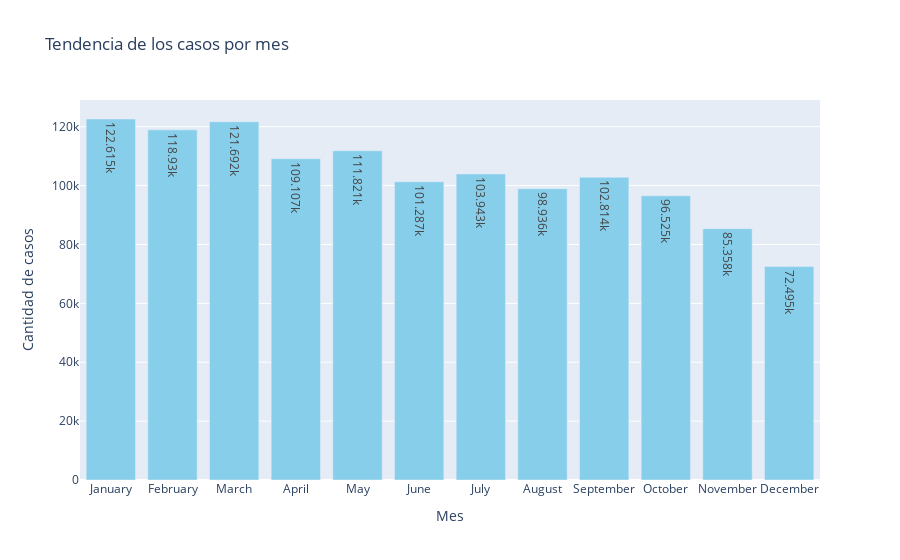
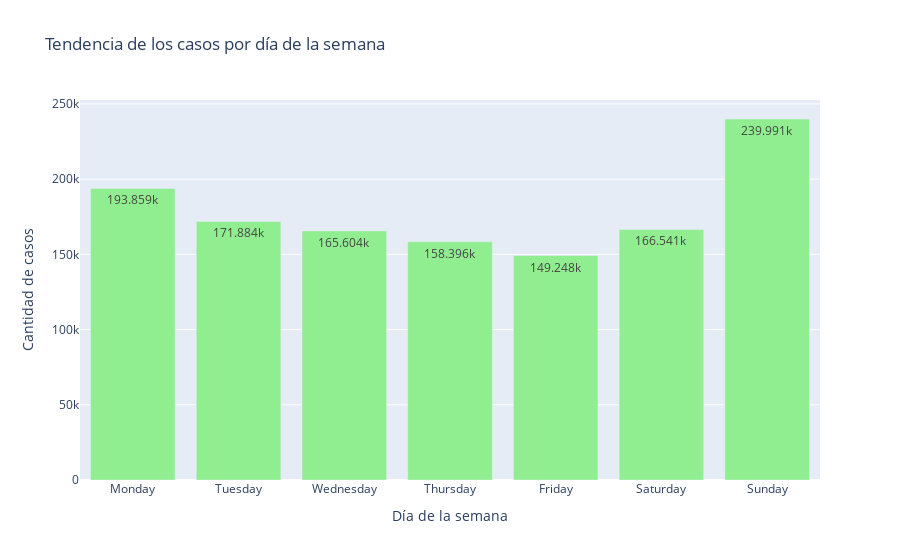

The notebook cell saved with these charts, in order:
### Code cell
# Agrupar por mes
df_mes = df.groupby('MES')['CANTIDAD'].sum().reindex([
    'January', 'February', 'March', 'April', 'May', 'June', 
    'July', 'August', 'September', 'October', 'November', 'December'
]).reset_index()

# Agrupar por día de la semana
df_dia = df.groupby('DIA')['CANTIDAD'].sum().reindex([
    'Monday', 'Tuesday', 'Wednesday', 'Thursday', 'Friday', 'Saturday', 'Sunday'
]).reset_index()

# Monthly graph
fig_mes = px.bar(
    df_mes,
    x='MES',
    y='CANTIDAD',
    title='Tendencia de los casos por mes',
    labels={'CANTIDAD': 'Cantidad de casos', 'MES': 'Mes'},
    text_auto=True
)
fig_mes.update_traces(marker_color='skyblue')
fig_mes.show()
fig_mes.write_html('graphics/month.html') 


# Day of the week graph 
fig_dia = px.bar(
    df_dia,
    x='DIA',
    y='CANTIDAD',
    title='Tendencia de los casos por día de la semana',
    labels={'CANTIDAD': 'Cantidad de casos', 'DIA': 'Día de la semana'},
    text_auto=True
)
fig_dia.update_traces(marker_color='lightgreen')
fig_dia.show()
fig_dia.write_html('graphics/day.html')

### Figure 1 — Plotly figure (JSON) as saved in the notebook; plotly's stock layout.template omitted (floating-point values rounded to 4 significant figures)
{"data": [{"alignmentgroup": "True", "hovertemplate": "Mes=%{x}<br>Cantidad de casos=%{y}<extra></extra>", "legendgroup": "", "marker": {"color": "skyblue", "pattern": {"shape": ""}}, "name": "", "offsetgroup": "", "orientation": "v", "showlegend": false, "textposition": "auto", "texttemplate": "%{y}", "type": "bar", "x": ["January", "February", "March", "April", "May", "June", "July", "August", "September", "October", "November", "December"], "xaxis": "x", "y": [122615, 118930, 121692, 109107, 111821, 101287, 103943, 98936, 102814, 96525, 85358, 72495], "yaxis": "y"}], "layout": {"barmode": "relative", "legend": {"tracegroupgap": 0}, "title": {"text": "Tendencia de los casos por mes"}, "xaxis": {"anchor": "y", "domain": [0, 1], "title": {"text": "Mes"}}, "yaxis": {"anchor": "x", "domain": [0, 1], "title": {"text": "Cantidad de casos"}}}}

### Figure 2 — Plotly figure (JSON) as saved in the notebook; plotly's stock layout.template omitted (floating-point values rounded to 4 significant figures)
{"data": [{"alignmentgroup": "True", "hovertemplate": "Día de la semana=%{x}<br>Cantidad de casos=%{y}<extra></extra>", "legendgroup": "", "marker": {"color": "lightgreen", "pattern": {"shape": ""}}, "name": "", "offsetgroup": "", "orientation": "v", "showlegend": false, "textposition": "auto", "texttemplate": "%{y}", "type": "bar", "x": ["Monday", "Tuesday", "Wednesday", "Thursday", "Friday", "Saturday", "Sunday"], "xaxis": "x", "y": [193859, 171884, 165604, 158396, 149248, 166541, 239991], "yaxis": "y"}], "layout": {"barmode": "relative", "legend": {"tracegroupgap": 0}, "title": {"text": "Tendencia de los casos por día de la semana"}, "xaxis": {"anchor": "y", "domain": [0, 1], "title": {"text": "Día de la semana"}}, "yaxis": {"anchor": "x", "domain": [0, 1], "title": {"text": "Cantidad de casos"}}}}
